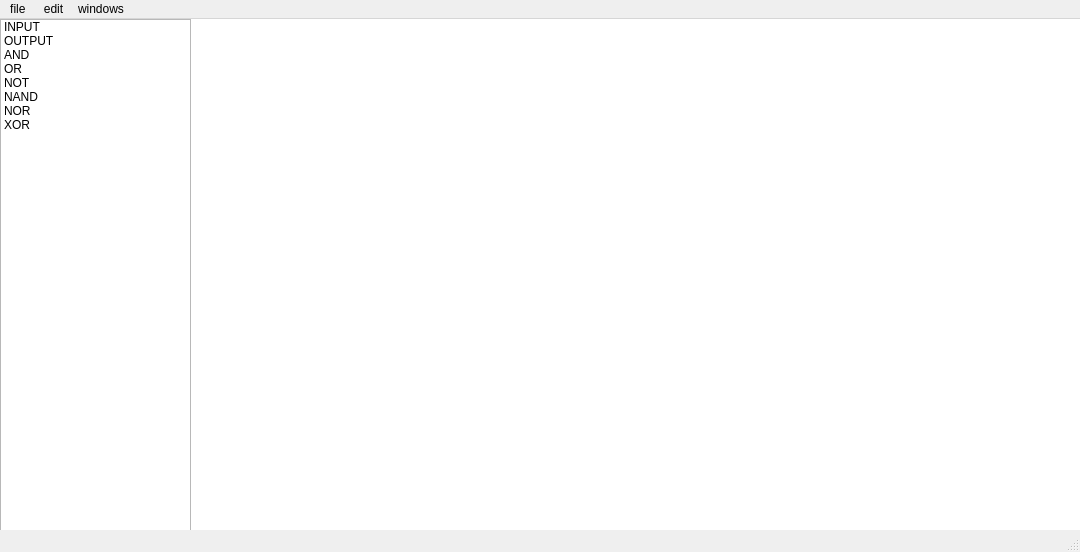
<?xml version="1.0" encoding="UTF-8"?>
<ui version="4.0">
 <class>MainWindow</class>
 <widget class="QMainWindow" name="MainWindow">
  <property name="geometry">
   <rect>
    <x>0</x>
    <y>0</y>
    <width>1080</width>
    <height>552</height>
   </rect>
  </property>
  <property name="windowTitle">
   <string>MainWindow</string>
  </property>
  <widget class="QWidget" name="centralwidget">
   <widget class="QGraphicsView" name="graphicsView">
    <property name="geometry">
     <rect>
      <x>190</x>
      <y>0</y>
      <width>1721</width>
      <height>921</height>
     </rect>
    </property>
    <property name="frameShape">
     <enum>QFrame::Shape::NoFrame</enum>
    </property>
    <property name="midLineWidth">
     <number>0</number>
    </property>
    <property name="verticalScrollBarPolicy">
     <enum>Qt::ScrollBarPolicy::ScrollBarAsNeeded</enum>
    </property>
    <property name="interactive">
     <bool>true</bool>
    </property>
   </widget>
   <widget class="QListWidget" name="listWidget">
    <property name="geometry">
     <rect>
      <x>0</x>
      <y>0</y>
      <width>191</width>
      <height>921</height>
     </rect>
    </property>
    <item>
     <property name="text">
      <string>INPUT</string>
     </property>
    </item>
    <item>
     <property name="text">
      <string>OUTPUT</string>
     </property>
    </item>
    <item>
     <property name="text">
      <string>AND</string>
     </property>
    </item>
    <item>
     <property name="text">
      <string>OR</string>
     </property>
    </item>
    <item>
     <property name="text">
      <string>NOT</string>
     </property>
    </item>
    <item>
     <property name="text">
      <string>NAND</string>
     </property>
    </item>
    <item>
     <property name="text">
      <string>NOR</string>
     </property>
    </item>
    <item>
     <property name="text">
      <string>XOR</string>
     </property>
    </item>
   </widget>
  </widget>
  <widget class="QMenuBar" name="menubar">
   <property name="geometry">
    <rect>
     <x>0</x>
     <y>0</y>
     <width>1080</width>
     <height>33</height>
    </rect>
   </property>
   <widget class="QMenu" name="menufile">
    <property name="title">
     <string>file </string>
    </property>
    <addaction name="actionNew"/>
    <addaction name="actionOpen"/>
    <addaction name="actionSave"/>
    <addaction name="actionExit"/>
   </widget>
   <widget class="QMenu" name="menuedit">
    <property name="title">
     <string>edit</string>
    </property>
    <addaction name="actionUndo"/>
    <addaction name="actionRedo"/>
    <addaction name="actionCut"/>
    <addaction name="actionPaste"/>
    <addaction name="actiondelete"/>
   </widget>
   <widget class="QMenu" name="menuwindows">
    <property name="title">
     <string>windows</string>
    </property>
   </widget>
   <addaction name="menufile"/>
   <addaction name="menuedit"/>
   <addaction name="menuwindows"/>
  </widget>
  <widget class="QStatusBar" name="statusbar"/>
  <action name="actionNew">
   <property name="text">
    <string>New</string>
   </property>
   <property name="statusTip">
    <string>Create a new file </string>
   </property>
   <property name="shortcut">
    <string>Ctrl+N</string>
   </property>
  </action>
  <action name="actionOpen">
   <property name="text">
    <string>Open</string>
   </property>
   <property name="statusTip">
    <string>open file</string>
   </property>
   <property name="shortcut">
    <string>Ctrl+O</string>
   </property>
  </action>
  <action name="actionSave">
   <property name="text">
    <string>Save</string>
   </property>
   <property name="statusTip">
    <string>save the file </string>
   </property>
   <property name="shortcut">
    <string>Ctrl+S</string>
   </property>
  </action>
  <action name="actionExit">
   <property name="text">
    <string>Exit</string>
   </property>
   <property name="statusTip">
    <string>exit </string>
   </property>
   <property name="shortcut">
    <string>Esc</string>
   </property>
  </action>
  <action name="actionUndo">
   <property name="text">
    <string>Undo</string>
   </property>
   <property name="shortcut">
    <string>Ctrl+U</string>
   </property>
  </action>
  <action name="actionRedo">
   <property name="text">
    <string>Redo</string>
   </property>
   <property name="shortcut">
    <string>Ctrl+R</string>
   </property>
  </action>
  <action name="actionCut">
   <property name="text">
    <string>Cut</string>
   </property>
   <property name="shortcut">
    <string>Ctrl+X</string>
   </property>
  </action>
  <action name="actionPaste">
   <property name="text">
    <string>Paste</string>
   </property>
   <property name="shortcut">
    <string>Ctrl+V</string>
   </property>
  </action>
  <action name="actiondelete">
   <property name="text">
    <string>delete</string>
   </property>
   <property name="shortcut">
    <string>Ctrl+Del</string>
   </property>
  </action>
 </widget>
 <resources/>
 <connections/>
</ui>
